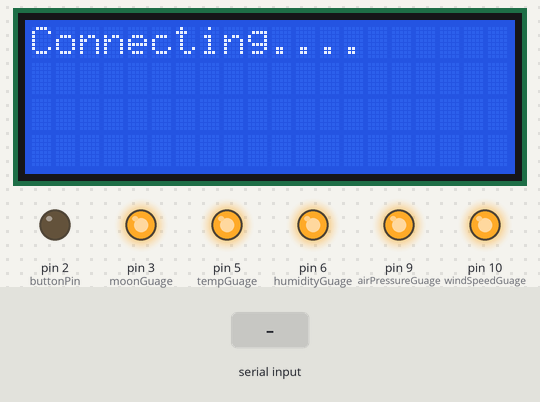
Bench run of a sketch on a simulated Arduino Uno, built with avr-gcc and run on an emulated ATmega328P. Parts: 20×4 character LCD, output pins drawn as LEDs (lit = HIGH). The inputs (shaded band) are chosen by the test bench. What the sketch prints to the serial monitor is not drawn.

Above: at 1.1 s.
1.2 s: "1\n" received over Serial
At 2.8 s:
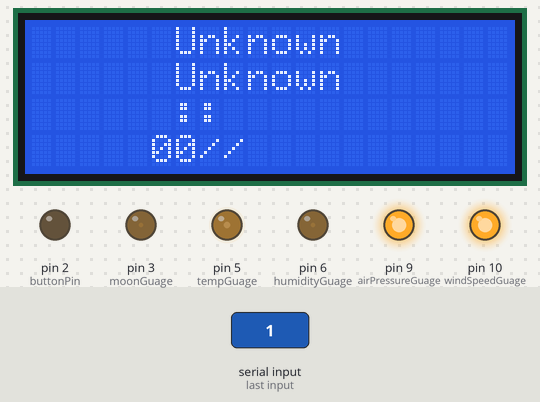
4.2 s: "#" received over Serial
At 4.7 s:
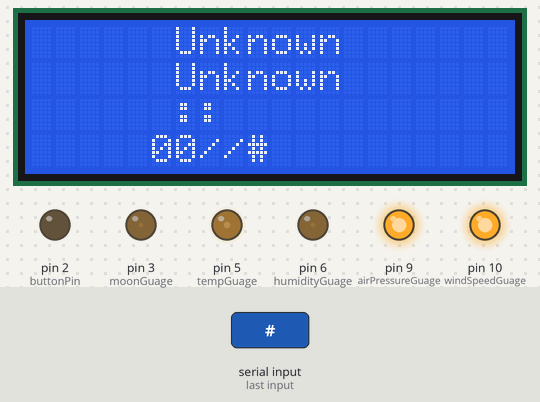
7.8 s: "Sun" received over Serial
At 8.25 s:
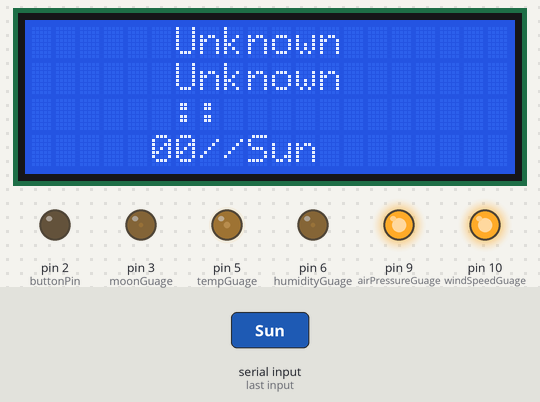
Timing chart, 0 to 10.8 s (numbered marks = the images above; inputs shaded):
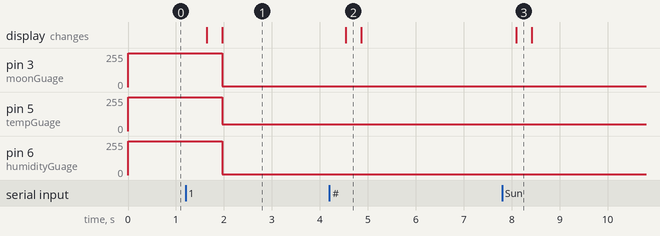

Measured:
- after the input at 1.2 s, pin 3 (moonGuage): 255/255 → 5/255 after 0.76 s; pin 5 (tempGuage): 255/255 → 49/255 after 0.76 s; pin 6 (humidityGuage): 255/255 → 7/255 after 0.76 s; the display: first changes after 0.44 s (image 1 shows a later state)
- after the input at 4.2 s, the display: changes after 0.34 s (image 2)
- after the input at 7.8 s, the display: changes after 0.29 s (image 3)

The sketch:

InternetWeatherStation2.ino
```cpp
#include <Wire.h>
#include <LiquidCrystal_I2C.h>

//Setup LCD
LiquidCrystal_I2C lcd(0x27, 2, 1, 0, 4, 5, 6, 7, 3,  POSITIVE);

//Declare constants for I/O
#define buttonPin 2
#define tempGuage 5
#define humidityGuage 6
#define airPressureGuage 9
#define moonGuage 3
#define windSpeedGuage 10

//Declare variables for data
int wifiStatus = 0;
int displayMode = 0;
String timeData[] = {
                   "year"
                   , "month"
                   , "day"
                   , "weekday"
                   , "hour"
                   , "minute"
                   , "second"
                      };
String weatherData[] = {
                   "temperature"
                   , "humidity"
                   , "pressure"
                   , "windSpeed"
                   , "precipProbability"
                   , "moonPhase"
                   , "overallSummary"
                   , "summary"
                   , "cloudCover"
                   , "windBearing"
                        };

void setup() {

  //Setup serial
  Serial.begin(9600);
  Serial.setTimeout(50);

  //Enable analog output
  pinMode(tempGuage, OUTPUT);
  pinMode(airPressureGuage, OUTPUT);
  pinMode(humidityGuage, OUTPUT);
  pinMode(moonGuage, OUTPUT);
  pinMode(windSpeedGuage, OUTPUT);

  //Test analog display
  analogWrite(tempGuage, 255);
  analogWrite(airPressureGuage, 255);
  analogWrite(humidityGuage, 255);
  analogWrite(moonGuage, 255);
  analogWrite(windSpeedGuage, 255);

  //Setup button control
  pinMode(buttonPin, OUTPUT);
  attachInterrupt(digitalPinToInterrupt(buttonPin), press, RISING);

  //Setup display
  lcd.begin(20, 4);
  lcd.setCursor(0, 0);

  //Wait for wifi to be connected
  lcd.print("Connecting....");
  while(wifiStatus != 1) {
    Serial.println("3");
    if(Serial.available()) {
      wifiStatus = Serial.readString().toInt();
    }
    delay(300);
  }
  lcd.setCursor(0, 0);
  lcd.print("Connected      ");

}

void loop() {

  //Retreive data
  retreiveData();

  if(displayMode >= 5) {
    displayMode = 0;
  }

  //Write to the digital display
  writeToDigitalDisplay();

  //Write to the analog display
  int moonPhasePercent = calculateMoon(weatherData[5]).toInt();
  writeToAnalogDisplay(moonPhasePercent);

}

void requestData() {

  Serial.println("1");
  delay(50);
  Serial.println("2");
  delay(50);
  Serial.println("3");
  delay(50);
}

void retreiveData() {

  //Declare variables
  String rawWeather;
  String rawTime;
  int index1 = 0;
  int index2 = 0;
  char parsedWeather[] = {};

  //Retreive clock data
  Serial.println("1");
  delay(50);
  rawTime = Serial.readString();

  //Retreive weather data
  Serial.println("2");
  delay(50);
  rawWeather = Serial.readString();

  //Parse weather data into a char array
  for(int i = 0; i < rawWeather.length(); i++) {
    parsedWeather[i] = rawWeather.charAt(i);
  }

  //Parse the time data
  timeData[0] = rawTime.substring(0, 4);
  timeData[1] = rawTime.substring(6, 9);
  timeData[2] = rawTime.substring(11, 13);
  timeData[3] = rawTime.substring(15, 18);
  timeData[4] = rawTime.substring(20, 22);
  timeData[5] = rawTime.substring(24, 26);
  timeData[6] = rawTime.substring(28, 30);

  //Parse the weather data into its respective array
  index1 = 1;
  weatherData[0] = rawWeather.substring(0, rawWeather.indexOf("#", index1));

  index1 = rawWeather.indexOf("#", index1 + 1);
  weatherData[1] = rawWeather.substring(index1, rawWeather.indexOf("#", index1 + 1));

  index1 = rawWeather.indexOf("#", index1 + 1);
  weatherData[2] = rawWeather.substring(index1, rawWeather.indexOf("#", index1 + 1));

  index1 = rawWeather.indexOf("#", index1 + 1);
  weatherData[3] = rawWeather.substring(index1, rawWeather.indexOf("#", index1 + 1));

  index1 = rawWeather.indexOf("#", index1 + 1);
  weatherData[4] = rawWeather.substring(index1, rawWeather.indexOf("#", index1 + 1));

  index1 = rawWeather.indexOf("#", index1 + 1);
  weatherData[5] = rawWeather.substring(index1, rawWeather.indexOf("#", index1 + 1));

  index1 = rawWeather.indexOf("#", index1 + 1);
  weatherData[6] = rawWeather.substring(index1, rawWeather.indexOf("#", index1 + 1));

  index1 = rawWeather.indexOf("#", index1 + 1);
  weatherData[7] = rawWeather.substring(index1, rawWeather.indexOf("#", index1 + 1));

  index1 = rawWeather.indexOf("#", index1 + 1);
  weatherData[8] = rawWeather.substring(index1, rawWeather.indexOf("#", index1 + 1));

  index1 = rawWeather.indexOf("#", index1 + 1);
  weatherData[9] = rawWeather.substring(index1, rawWeather.indexOf("#", index1 + 1));


  //Trim excess characters from the data
  for(int i = 0; i < 10; i++) {
    weatherData[i] = weatherData[i].substring(1, weatherData[i].length() - 2);
  }

}

void writeToDigitalDisplay() {

  switch(displayMode) {

    case 0:
      printLCD(centerText(getName(timeData[3]), 20), 0);
      printLCD(centerText(getName(timeData[1]), 20), 1);
      printLCD("      " + timeData[4] + ":" + timeData[5] + ":" + timeData[6], 2);
      printLCD("     " + getMonthNumber(timeData[1]) + "/" + timeData[2] + "/" + timeData[0], 3);
      break;
    case 1:
      printLCD("Temperature: " + roundNumber(weatherData[0]) + " *F", 0);
      printLCD("Humidity: " + weatherData[1] + "%", 1);
      printLCD("Pressure: " + roundNumber(weatherData[2]) + " mb", 2);
      printLCD("Wind Speed: " + roundNumber(weatherData[3]) + " mph", 3);
      break;
    case 2:
      printLCD("Wind->: " + calculateWindDirection(weatherData[9]), 0);
      printLCD("Moisture: " + calculateMoisture(weatherData[1]), 1);
      printLCD("Moon: " + calculateMoonPhase(weatherData[5]), 2);
      printLCD(weatherData[7], 3);
      break;
    case 3:
      printLCD("Precip Chance: " + roundNumber(weatherData[3]) + "%", 0);
      printLCD("Cloud Cover: " + weatherData[8] + "%", 1);
      printLCD("Moon: " + calculateMoon(weatherData[5]) + " %", 2);
      printLCD("Wind angle: " + weatherData[9] + "*", 3);
      break;
    case 4:
      String blankText = "";

      //Create whitespace in negative porportion to string length
      for(int i = 0; i < (80 - weatherData[6].length()); i++) {
        blankText += " ";
      }

      //Add whitespace to end of the string
      weatherData[6] = weatherData[6] + blankText;

      //Divide up the string 20 chars per line
      printLCD(weatherData[6].substring(0, 20), 0);
      printLCD(weatherData[6].substring(20, 40), 1);
      printLCD(weatherData[6].substring(40, 60), 2);
      printLCD(weatherData[6].substring(60, 80), 3);
      break;
  }

}

void writeToAnalogDisplay(int moonPhasePercent) {

  //Declare variables
  float mFactor[] = {1.48, 1.58, 2.48, 2.43, 2.66};
  float bFactor[] = {49.5, -1456, 7.5, 5.5, -1.42};
  float weatherInfo[] = {0, 0, 0, 0, 0};
  float data[] = {0, 0, 0, 0, 0};

  //Retreive data from global variable
  weatherInfo[0] = weatherData[0].toDouble();
  weatherInfo[1] = weatherData[2].toDouble();
  weatherInfo[2] = weatherData[1].toDouble();
  weatherInfo[3] = (float)moonPhasePercent;
  weatherInfo[4] = weatherData[3].toDouble();

  //Map data to the analog pins
  for(int i = 0; i < 5; i++) {
    data[i] = (weatherInfo[i] * mFactor[i]) + bFactor[i];
  }

  //Write to the guages
  analogWrite(tempGuage, data[0]);
  analogWrite(airPressureGuage, data[1]);
  analogWrite(humidityGuage, data[2]);
  analogWrite(moonGuage, data[3]);
  analogWrite(windSpeedGuage, data[4]);

}

/*
 * Other functions
 */
void printLCD(String data, int line) {

  String clearLine = "                    ";
  lcd.setCursor(0, line);
  lcd.print(clearLine);
  lcd.setCursor(0, line);
  lcd.print(data);

}


void press() {
  displayMode++;

  int n = 0;
  for(int i = 0; i < 30000; i++) {
    n = i;
  }
}

String calculateMoonPhase(String input) {

  int number = input.toInt();
  String result = "Unknown";

  if((number >= 0) and (number < 5)) {
    result = "New Moon";
  }
  else if((number >= 5) and (number < 20)) {
    result = "Waxing Crescent";
  }
  else if((number >= 20) and (number < 30)) {
    result = "First Quarter";
  }
  else if((number >= 30) and (number < 45)) {
    result = "Waxing Gibbous";
  }
  else if((number >= 45) and (number < 55)) {
    result = "Full Moon";
  }
  else if((number >= 55) and (number < 70)) {
    result = "Waning Gibbous";
  }
  else if((number >= 70) and (number < 80)) {
    result = "Third Quarter";
  }
  else if((number >= 80) and (number < 95)) {
    result = "Waning Crescent";
  }
  else if(number >= 95) {
    result = "New Moon";
  }

  return result;
}

String calculateWindDirection(String input) {

  int angle = input.toInt();
  String result = "Unknown";

  if(angle < 10) {
    result = "South";
  }
  else if((angle >= 10) and (angle < 80)) {
    result = "Southwest";
  }
  else if((angle >= 80) and (angle < 100)) {
    result = "West";
  }
  else if((angle >= 100) and (angle < 170)) {
    result = "Northwest";
  }
  else if((angle >= 170) and (angle < 190)) {
    result = "North";
  }
  else if((angle >= 190) and (angle < 260)) {
    result = "Northeast";
  }
  else if((angle >= 260) and (angle < 280)) {
    result = "East";
  }
  else if((angle >= 280) and (angle < 350)) {
    result = "Southeast";
  }
  else if(angle >= 350) {
    result = "South";
  }

  return result;
}

String calculateMoisture(String input) {

  int number = input.toInt();
  String output = "Unknown";

  if(number < 17) {
    output = "Very Dry";
  }
  else if((number >= 17) and (number < 35)) {
    output = "Dry";
  }
  else if((number >= 35) and (number < 65)) {
    output = "Normal";
  }
  else if((number >= 65) and (number < 82)) {
    output = "Humid";
  }
  else if(number >= 82) {
    output = "Very Humid";
  }

  return output;
}

String calculateMoon(String input) {

  int number = input.toInt();
  int percentage;

  if(number <= 50) {
    percentage = number * 2;
  }
  else {
    percentage = (100 - number) * 2;
  }

  return (String)percentage;
}

String getName(String input) {

  String output = "Unknown";

  if(input == "Sun") {
    output = "Sunday";
  }
  else if(input == "Mon") {
    output = "Monday";
  }
  else if(input == "Tue") {
    output = "Tuesday";
  }
  else if(input == "Wed") {
    output = "Wednesday";
  }
  else if(input == "Thu") {
    output = "Thursday";
  }
  else if(input == "Fri") {
    output = "Friday";
  }
  else if(input == "Sat") {
    output = "Saturday";
  }
  else if(input == "Jan") {
    output = "January";
  }
  else if(input == "Feb") {
    output = "February";
  }
  else if(input == "Mar") {
    output = "March";
  }
  else if(input == "Apr") {
    output = "April";
  }
  else if(input == "May") {
    output = "May";
  }
  else if(input == "Jun") {
    output = "June";
  }
  else if(input == "Jul") {
    output = "July";
  }
  else if(input == "Aug") {
    output = "August";
  }
  else if(input == "Sep") {
    output = "September";
  }
  else if(input == "Oct") {
    output = "October";
  }
  else if(input == "Nov") {
    output = "November";
  }
  else if(input == "Dec") {
    output = "December";
  }

  return output;
}

String getMonthNumber(String input) {

  String output = "00";

    if(input == "Jan") {
      output = "01";
    }
    else if(input == "Feb") {
      output = "02";
    }
    else if(input == "Mar") {
      output = "03";
    }
    else if(input == "Apr") {
      output = "04";
    }
    else if(input == "May") {
      output = "05";
    }
    else if(input == "Jun") {
      output = "06";
    }
    else if(input == "Jul") {
      output = "07";
    }
    else if(input == "Aug") {
      output = "08";
    }
    else if(input == "Sep") {
      output = "09";
    }
    else if(input == "Oct") {
      output = "10";
    }
    else if(input == "Nov") {
      output = "11";
    }
    else if(input == "Dec") {
      output = "12";
    }
  return output;
}

String roundNumber(String input) {

  float number = input.toFloat();
  return (String)round(number);
}

String centerText(String input, int width) {

  int len = input.length();
  int space = (width - len) / 2;
  String whiteSpace = "";

  for(int i = 0; i < space; i++) {
    whiteSpace = whiteSpace + " ";
  }

  return whiteSpace + input;

}
```
